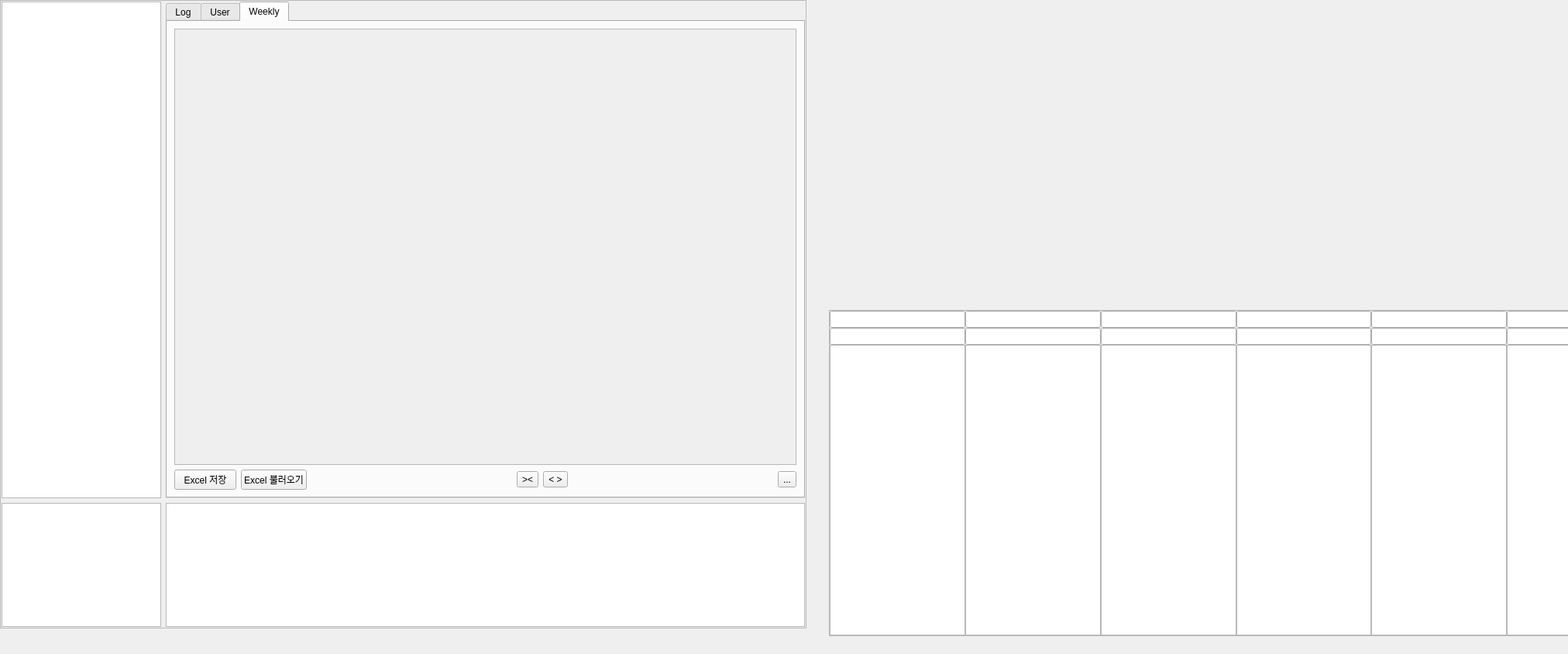
<?xml version="1.0" encoding="UTF-8"?>
<ui version="4.0">
 <class>logMonForm</class>
 <widget class="QWidget" name="logMonForm">
  <property name="geometry">
   <rect>
    <x>0</x>
    <y>0</y>
    <width>2024</width>
    <height>844</height>
   </rect>
  </property>
  <property name="sizePolicy">
   <sizepolicy hsizetype="Preferred" vsizetype="Preferred">
    <horstretch>0</horstretch>
    <verstretch>0</verstretch>
   </sizepolicy>
  </property>
  <property name="windowTitle">
   <string>Form</string>
  </property>
  <widget class="QFrame" name="frame">
   <property name="geometry">
    <rect>
     <x>0</x>
     <y>0</y>
     <width>1041</width>
     <height>811</height>
    </rect>
   </property>
   <property name="frameShape">
    <enum>QFrame::StyledPanel</enum>
   </property>
   <property name="frameShadow">
    <enum>QFrame::Raised</enum>
   </property>
   <layout class="QVBoxLayout" name="verticalLayout_5">
    <property name="leftMargin">
     <number>1</number>
    </property>
    <property name="topMargin">
     <number>1</number>
    </property>
    <property name="rightMargin">
     <number>1</number>
    </property>
    <property name="bottomMargin">
     <number>1</number>
    </property>
    <item>
     <layout class="QVBoxLayout" name="verticalLayout_4">
      <item>
       <layout class="QGridLayout" name="gridLayout" rowstretch="8,0,2" columnstretch="2,8">
        <item row="2" column="1">
         <widget class="QTextEdit" name="logEdit">
          <property name="styleSheet">
           <string notr="true"/>
          </property>
         </widget>
        </item>
        <item row="0" column="0">
         <widget class="QListView" name="msgListView">
          <property name="editTriggers">
           <set>QAbstractItemView::NoEditTriggers</set>
          </property>
         </widget>
        </item>
        <item row="0" column="1">
         <widget class="QTabWidget" name="tabWidget">
          <property name="currentIndex">
           <number>2</number>
          </property>
          <widget class="QWidget" name="logTab_2">
           <attribute name="title">
            <string>Log</string>
           </attribute>
           <layout class="QVBoxLayout" name="verticalLayout_3">
            <item>
             <layout class="QHBoxLayout" name="horizontalLayout_3">
              <item>
               <widget class="QPushButton" name="beforeBtn">
                <property name="text">
                 <string>이전</string>
                </property>
               </widget>
              </item>
              <item>
               <spacer name="horizontalSpacer_5">
                <property name="orientation">
                 <enum>Qt::Horizontal</enum>
                </property>
                <property name="sizeHint" stdset="0">
                 <size>
                  <width>40</width>
                  <height>20</height>
                 </size>
                </property>
               </spacer>
              </item>
              <item>
               <widget class="QPushButton" name="autoBtn">
                <property name="text">
                 <string>자동처리</string>
                </property>
               </widget>
              </item>
              <item>
               <widget class="QLineEdit" name="pageEdit">
                <property name="alignment">
                 <set>Qt::AlignCenter</set>
                </property>
                <property name="readOnly">
                 <bool>true</bool>
                </property>
               </widget>
              </item>
              <item>
               <widget class="QLineEdit" name="todayEdit">
                <property name="alignment">
                 <set>Qt::AlignCenter</set>
                </property>
                <property name="readOnly">
                 <bool>false</bool>
                </property>
               </widget>
              </item>
              <item>
               <widget class="QPushButton" name="todayBtn">
                <property name="text">
                 <string>TODAY</string>
                </property>
               </widget>
              </item>
              <item>
               <spacer name="horizontalSpacer_6">
                <property name="orientation">
                 <enum>Qt::Horizontal</enum>
                </property>
                <property name="sizeHint" stdset="0">
                 <size>
                  <width>40</width>
                  <height>20</height>
                 </size>
                </property>
               </spacer>
              </item>
              <item>
               <widget class="QPushButton" name="nextBtn">
                <property name="text">
                 <string>다음</string>
                </property>
               </widget>
              </item>
             </layout>
            </item>
            <item>
             <widget class="QTableView" name="logTableView">
              <property name="editTriggers">
               <set>QAbstractItemView::NoEditTriggers</set>
              </property>
              <property name="alternatingRowColors">
               <bool>true</bool>
              </property>
              <property name="selectionBehavior">
               <enum>QAbstractItemView::SelectRows</enum>
              </property>
              <attribute name="horizontalHeaderDefaultSectionSize">
               <number>50</number>
              </attribute>
              <attribute name="verticalHeaderVisible">
               <bool>false</bool>
              </attribute>
             </widget>
            </item>
            <item>
             <layout class="QHBoxLayout" name="horizontalLayout_4">
              <item>
               <widget class="QPushButton" name="beforeBtn2">
                <property name="text">
                 <string>이전</string>
                </property>
               </widget>
              </item>
              <item>
               <widget class="QLineEdit" name="keywordEdit">
                <property name="alignment">
                 <set>Qt::AlignCenter</set>
                </property>
                <property name="readOnly">
                 <bool>false</bool>
                </property>
               </widget>
              </item>
              <item>
               <spacer name="horizontalSpacer_7">
                <property name="orientation">
                 <enum>Qt::Horizontal</enum>
                </property>
                <property name="sizeHint" stdset="0">
                 <size>
                  <width>40</width>
                  <height>20</height>
                 </size>
                </property>
               </spacer>
              </item>
              <item>
               <widget class="QLineEdit" name="pageLineEdit_4">
                <property name="alignment">
                 <set>Qt::AlignCenter</set>
                </property>
                <property name="readOnly">
                 <bool>true</bool>
                </property>
               </widget>
              </item>
              <item>
               <spacer name="horizontalSpacer_8">
                <property name="orientation">
                 <enum>Qt::Horizontal</enum>
                </property>
                <property name="sizeHint" stdset="0">
                 <size>
                  <width>40</width>
                  <height>20</height>
                 </size>
                </property>
               </spacer>
              </item>
              <item>
               <widget class="QPushButton" name="nextBtn2">
                <property name="text">
                 <string>다음</string>
                </property>
               </widget>
              </item>
             </layout>
            </item>
           </layout>
          </widget>
          <widget class="QWidget" name="userTab">
           <attribute name="title">
            <string>User</string>
           </attribute>
           <layout class="QVBoxLayout" name="verticalLayout_2">
            <item>
             <layout class="QHBoxLayout" name="horizontalLayout_5">
              <item>
               <spacer name="horizontalSpacer_9">
                <property name="orientation">
                 <enum>Qt::Horizontal</enum>
                </property>
                <property name="sizeHint" stdset="0">
                 <size>
                  <width>40</width>
                  <height>20</height>
                 </size>
                </property>
               </spacer>
              </item>
              <item>
               <spacer name="horizontalSpacer_10">
                <property name="orientation">
                 <enum>Qt::Horizontal</enum>
                </property>
                <property name="sizeHint" stdset="0">
                 <size>
                  <width>40</width>
                  <height>20</height>
                 </size>
                </property>
               </spacer>
              </item>
              <item>
               <widget class="QPushButton" name="registUserBtn">
                <property name="text">
                 <string>등록</string>
                </property>
               </widget>
              </item>
             </layout>
            </item>
            <item>
             <widget class="QTableView" name="userTableView">
              <property name="editTriggers">
               <set>QAbstractItemView::NoEditTriggers</set>
              </property>
              <property name="alternatingRowColors">
               <bool>true</bool>
              </property>
              <property name="selectionBehavior">
               <enum>QAbstractItemView::SelectRows</enum>
              </property>
              <attribute name="horizontalHeaderDefaultSectionSize">
               <number>50</number>
              </attribute>
              <attribute name="verticalHeaderVisible">
               <bool>false</bool>
              </attribute>
             </widget>
            </item>
            <item>
             <layout class="QHBoxLayout" name="horizontalLayout_6">
              <item>
               <widget class="QPushButton" name="saveBtn">
                <property name="text">
                 <string>Excel 저장</string>
                </property>
               </widget>
              </item>
              <item>
               <widget class="QPushButton" name="loadBtn">
                <property name="text">
                 <string>Excel 불러오기</string>
                </property>
               </widget>
              </item>
              <item>
               <spacer name="horizontalSpacer_11">
                <property name="orientation">
                 <enum>Qt::Horizontal</enum>
                </property>
                <property name="sizeHint" stdset="0">
                 <size>
                  <width>40</width>
                  <height>20</height>
                 </size>
                </property>
               </spacer>
              </item>
              <item>
               <spacer name="horizontalSpacer_12">
                <property name="orientation">
                 <enum>Qt::Horizontal</enum>
                </property>
                <property name="sizeHint" stdset="0">
                 <size>
                  <width>40</width>
                  <height>20</height>
                 </size>
                </property>
               </spacer>
              </item>
              <item>
               <widget class="QPushButton" name="registUserBtn2">
                <property name="text">
                 <string>등록</string>
                </property>
               </widget>
              </item>
             </layout>
            </item>
           </layout>
          </widget>
          <widget class="QWidget" name="weeklyTab">
           <attribute name="title">
            <string>Weekly</string>
           </attribute>
           <layout class="QVBoxLayout" name="verticalLayout_6">
            <item>
             <widget class="QScrollArea" name="scrollArea">
              <property name="widgetResizable">
               <bool>true</bool>
              </property>
              <widget class="QWidget" name="scrollAreaWidgetContents">
               <property name="geometry">
                <rect>
                 <x>0</x>
                 <y>0</y>
                 <width>791</width>
                 <height>548</height>
                </rect>
               </property>
              </widget>
             </widget>
            </item>
            <item>
             <layout class="QHBoxLayout" name="horizontalLayout_7">
              <item>
               <widget class="QPushButton" name="saveWeeklyBtn">
                <property name="text">
                 <string>Excel 저장</string>
                </property>
               </widget>
              </item>
              <item>
               <widget class="QPushButton" name="loadWeeklyBtn">
                <property name="text">
                 <string>Excel 불러오기</string>
                </property>
               </widget>
              </item>
              <item>
               <spacer name="horizontalSpacer_13">
                <property name="orientation">
                 <enum>Qt::Horizontal</enum>
                </property>
                <property name="sizeHint" stdset="0">
                 <size>
                  <width>40</width>
                  <height>20</height>
                 </size>
                </property>
               </spacer>
              </item>
              <item>
               <widget class="QToolButton" name="shrinkBtn">
                <property name="text">
                 <string>&gt;&lt;</string>
                </property>
               </widget>
              </item>
              <item>
               <widget class="QToolButton" name="expandBtn">
                <property name="text">
                 <string>&lt; &gt;</string>
                </property>
               </widget>
              </item>
              <item>
               <spacer name="horizontalSpacer_14">
                <property name="orientation">
                 <enum>Qt::Horizontal</enum>
                </property>
                <property name="sizeHint" stdset="0">
                 <size>
                  <width>40</width>
                  <height>20</height>
                 </size>
                </property>
               </spacer>
              </item>
              <item>
               <widget class="QToolButton" name="msgSetupBtn">
                <property name="text">
                 <string>...</string>
                </property>
               </widget>
              </item>
             </layout>
            </item>
           </layout>
          </widget>
         </widget>
        </item>
        <item row="2" column="0">
         <layout class="QVBoxLayout" name="verticalLayout">
          <item>
           <widget class="QTextEdit" name="scrapLogEdit"/>
          </item>
         </layout>
        </item>
       </layout>
      </item>
     </layout>
    </item>
   </layout>
  </widget>
  <widget class="QFrame" name="frame_2">
   <property name="geometry">
    <rect>
     <x>1070</x>
     <y>400</y>
     <width>1051</width>
     <height>421</height>
    </rect>
   </property>
   <property name="frameShape">
    <enum>QFrame::StyledPanel</enum>
   </property>
   <property name="frameShadow">
    <enum>QFrame::Raised</enum>
   </property>
   <layout class="QHBoxLayout" name="horizontalLayout">
    <property name="spacing">
     <number>0</number>
    </property>
    <property name="leftMargin">
     <number>0</number>
    </property>
    <property name="topMargin">
     <number>0</number>
    </property>
    <property name="rightMargin">
     <number>0</number>
    </property>
    <property name="bottomMargin">
     <number>0</number>
    </property>
    <item>
     <layout class="QVBoxLayout" name="verticalLayout_8">
      <property name="spacing">
       <number>0</number>
      </property>
      <property name="sizeConstraint">
       <enum>QLayout::SetDefaultConstraint</enum>
      </property>
      <item>
       <widget class="QLineEdit" name="dateHeaderLineEdit_mon">
        <property name="alignment">
         <set>Qt::AlignCenter</set>
        </property>
        <property name="readOnly">
         <bool>true</bool>
        </property>
       </widget>
      </item>
      <item>
       <widget class="QLineEdit" name="weekHeaderLineEdit_mon">
        <property name="alignment">
         <set>Qt::AlignCenter</set>
        </property>
        <property name="readOnly">
         <bool>true</bool>
        </property>
       </widget>
      </item>
      <item>
       <widget class="QTableView" name="reserveView_mon">
        <property name="editTriggers">
         <set>QAbstractItemView::NoEditTriggers</set>
        </property>
        <property name="alternatingRowColors">
         <bool>true</bool>
        </property>
        <property name="selectionBehavior">
         <enum>QAbstractItemView::SelectRows</enum>
        </property>
       </widget>
      </item>
     </layout>
    </item>
    <item>
     <layout class="QVBoxLayout" name="verticalLayout_9">
      <property name="spacing">
       <number>0</number>
      </property>
      <property name="sizeConstraint">
       <enum>QLayout::SetDefaultConstraint</enum>
      </property>
      <item>
       <widget class="QLineEdit" name="dateHeaderLineEdit_tue">
        <property name="alignment">
         <set>Qt::AlignCenter</set>
        </property>
        <property name="readOnly">
         <bool>true</bool>
        </property>
       </widget>
      </item>
      <item>
       <widget class="QLineEdit" name="weekHeaderLineEdit_tue">
        <property name="alignment">
         <set>Qt::AlignCenter</set>
        </property>
        <property name="readOnly">
         <bool>true</bool>
        </property>
       </widget>
      </item>
      <item>
       <widget class="QTableView" name="reserveView_tue">
        <property name="editTriggers">
         <set>QAbstractItemView::NoEditTriggers</set>
        </property>
        <property name="alternatingRowColors">
         <bool>true</bool>
        </property>
        <property name="selectionBehavior">
         <enum>QAbstractItemView::SelectRows</enum>
        </property>
       </widget>
      </item>
     </layout>
    </item>
    <item>
     <layout class="QVBoxLayout" name="verticalLayout_10">
      <property name="spacing">
       <number>0</number>
      </property>
      <property name="sizeConstraint">
       <enum>QLayout::SetDefaultConstraint</enum>
      </property>
      <item>
       <widget class="QLineEdit" name="dateHeaderLineEdit_wed">
        <property name="alignment">
         <set>Qt::AlignCenter</set>
        </property>
        <property name="readOnly">
         <bool>true</bool>
        </property>
       </widget>
      </item>
      <item>
       <widget class="QLineEdit" name="weekHeaderLineEdit_wed">
        <property name="alignment">
         <set>Qt::AlignCenter</set>
        </property>
        <property name="readOnly">
         <bool>true</bool>
        </property>
       </widget>
      </item>
      <item>
       <widget class="QTableView" name="reserveView_wed">
        <property name="editTriggers">
         <set>QAbstractItemView::NoEditTriggers</set>
        </property>
        <property name="alternatingRowColors">
         <bool>true</bool>
        </property>
        <property name="selectionBehavior">
         <enum>QAbstractItemView::SelectRows</enum>
        </property>
       </widget>
      </item>
     </layout>
    </item>
    <item>
     <layout class="QVBoxLayout" name="verticalLayout_12">
      <property name="spacing">
       <number>0</number>
      </property>
      <property name="sizeConstraint">
       <enum>QLayout::SetDefaultConstraint</enum>
      </property>
      <item>
       <widget class="QLineEdit" name="dateHeaderLineEdit_thu">
        <property name="alignment">
         <set>Qt::AlignCenter</set>
        </property>
        <property name="readOnly">
         <bool>true</bool>
        </property>
       </widget>
      </item>
      <item>
       <widget class="QLineEdit" name="weekHeaderLineEdit_thu">
        <property name="alignment">
         <set>Qt::AlignCenter</set>
        </property>
        <property name="readOnly">
         <bool>true</bool>
        </property>
       </widget>
      </item>
      <item>
       <widget class="QTableView" name="reserveView_thu">
        <property name="editTriggers">
         <set>QAbstractItemView::NoEditTriggers</set>
        </property>
        <property name="alternatingRowColors">
         <bool>true</bool>
        </property>
        <property name="selectionBehavior">
         <enum>QAbstractItemView::SelectRows</enum>
        </property>
       </widget>
      </item>
     </layout>
    </item>
    <item>
     <layout class="QVBoxLayout" name="verticalLayout_13">
      <property name="spacing">
       <number>0</number>
      </property>
      <property name="sizeConstraint">
       <enum>QLayout::SetDefaultConstraint</enum>
      </property>
      <item>
       <widget class="QLineEdit" name="dateHeaderLineEdit_fri">
        <property name="alignment">
         <set>Qt::AlignCenter</set>
        </property>
        <property name="readOnly">
         <bool>true</bool>
        </property>
       </widget>
      </item>
      <item>
       <widget class="QLineEdit" name="weekHeaderLineEdit_fri">
        <property name="alignment">
         <set>Qt::AlignCenter</set>
        </property>
        <property name="readOnly">
         <bool>true</bool>
        </property>
       </widget>
      </item>
      <item>
       <widget class="QTableView" name="reserveView_fri">
        <property name="editTriggers">
         <set>QAbstractItemView::NoEditTriggers</set>
        </property>
        <property name="alternatingRowColors">
         <bool>true</bool>
        </property>
        <property name="selectionBehavior">
         <enum>QAbstractItemView::SelectRows</enum>
        </property>
       </widget>
      </item>
     </layout>
    </item>
    <item>
     <layout class="QVBoxLayout" name="verticalLayout_14">
      <property name="spacing">
       <number>0</number>
      </property>
      <property name="sizeConstraint">
       <enum>QLayout::SetDefaultConstraint</enum>
      </property>
      <item>
       <widget class="QLineEdit" name="dateHeaderLineEdit_sat">
        <property name="alignment">
         <set>Qt::AlignCenter</set>
        </property>
        <property name="readOnly">
         <bool>true</bool>
        </property>
       </widget>
      </item>
      <item>
       <widget class="QLineEdit" name="weekHeaderLineEdit_sat">
        <property name="alignment">
         <set>Qt::AlignCenter</set>
        </property>
        <property name="readOnly">
         <bool>true</bool>
        </property>
       </widget>
      </item>
      <item>
       <widget class="QTableView" name="reserveView_sat">
        <property name="editTriggers">
         <set>QAbstractItemView::NoEditTriggers</set>
        </property>
        <property name="alternatingRowColors">
         <bool>true</bool>
        </property>
        <property name="selectionBehavior">
         <enum>QAbstractItemView::SelectRows</enum>
        </property>
       </widget>
      </item>
     </layout>
    </item>
   </layout>
  </widget>
 </widget>
 <resources/>
 <connections>
  <connection>
   <sender>pageEdit</sender>
   <signal>textChanged(QString)</signal>
   <receiver>pageLineEdit_4</receiver>
   <slot>setText(QString)</slot>
   <hints>
    <hint type="sourcelabel">
     <x>497</x>
     <y>51</y>
    </hint>
    <hint type="destinationlabel">
     <x>816</x>
     <y>622</y>
    </hint>
   </hints>
  </connection>
 </connections>
</ui>
